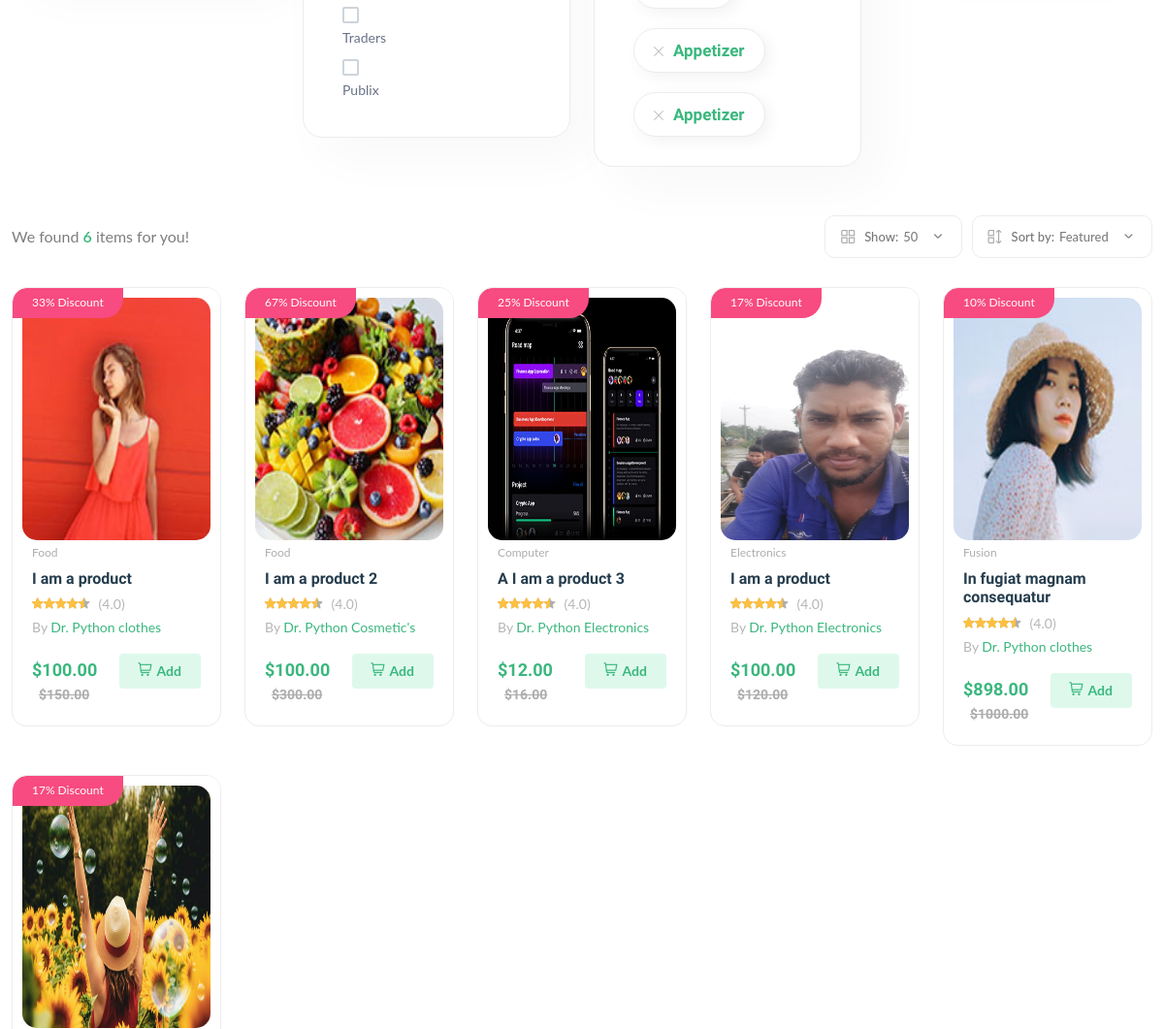
The app's page /products (middle part), older data.
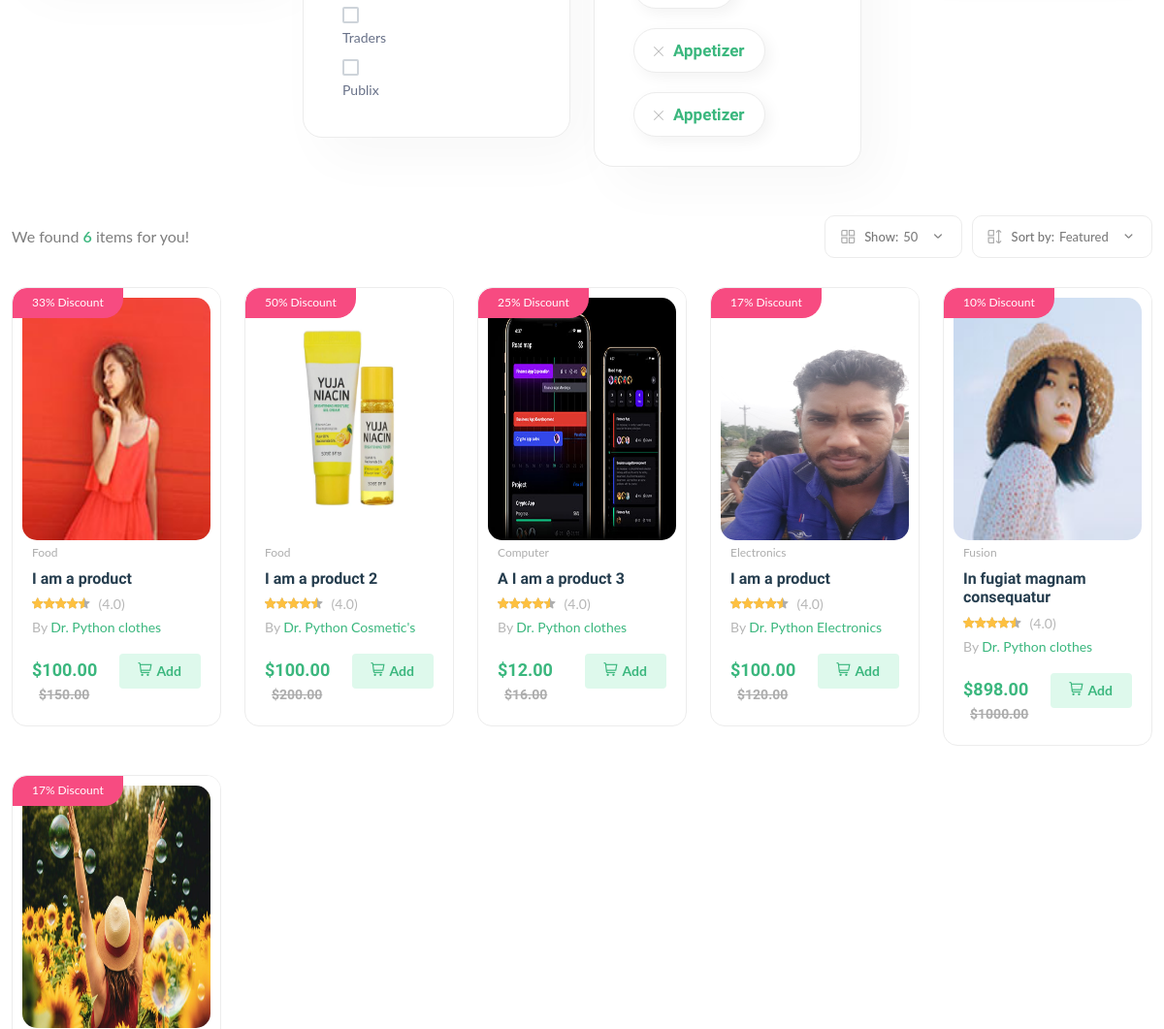
The same page, newer data.
### core/models.py (models this page shows, shortened)
class Product(models.Model):
    pid = ShortUUIDField(unique=True, length=10, max_length=20, prefix='prd', alphabet='abcdefghijklmnop1234567890')
    user = models.ForeignKey(User, on_delete=models.SET_NULL, null=True)
    vendor = models.ForeignKey(Vendor, on_delete=models.SET_NULL, null=True, related_name='vendor')
    category = models.ForeignKey(Category, on_delete=models.SET_NULL, null=True, related_name='category')
    title = models.CharField(max_length=100, default = 'I am a product')
    image = models.ImageField(upload_to=user_directory_path, default='product.jpg')
    description = RichTextUploadingField(null=True, blank=True, default='I am an ammezing product')
    price = models.DecimalField(max_digits=9999, decimal_places=2, default=100)
    old_price = models.DecimalField(max_digits=9999, decimal_places=2, default=120)
    tags = TaggableManager(blank=True)
    spacifications = RichTextUploadingField(null=True, blank=True)
    type = models.CharField(max_length=100, default = 'Organic')
    stock_count = models.CharField(max_length=100, default = '10')
    life = models.CharField(max_length=100, default = '100 Days')
    mfd = models.DateTimeField(auto_now_add=False, null=True, blank=True)
    product_status = models.CharField(choices=STATUS, max_length=20, default="in-review")
    status = models.BooleanField(default=True)
    in_stock = models.BooleanField(default=True)
    fetured = models.BooleanField(default=False)
    digital = models.BooleanField(default=False)
    sku = ShortUUIDField(unique=True, length=5, max_length=10, prefix='sku', alphabet='1234567890')
    date = models.DateTimeField(auto_now_add=True)
    updated = models.DateTimeField(null=True, blank=True)
    class Meta:
        verbose_name = 'Product'
        verbose_name_plural = 'Products'
    def get_parcentage(self):
        discount = (self.old_price-self.price)*100/self.old_price
        return discount

class Vendor(models.Model):
    vid = ShortUUIDField(unique=True, length=10, max_length=20, prefix='ven', alphabet='abcdefghijklmnop1234567890')
    title = models.CharField(max_length=100, default = 'I am a vendor')
    image = models.ImageField(upload_to=user_directory_path, default='vendor.jpg')
    description = models.TextField(null=True, blank=True, default='I am an ammezing vendor')
    user = models.ForeignKey(User, on_delete=models.SET_NULL, null=True)
    address = models.CharField(max_length=100, default='Bottrish, Kishoreganj')
    contact = models.CharField(max_length=100, default='+880 1781 355 377')
    chat_res_time = models.CharField(max_length=100, default='100')
    shipping_on_time = models.CharField(max_length=100, default='100')
    authenticate_rating = models.CharField(max_length=100, default='100')
    days_return = models.CharField(max_length=100, default='100')
    warranty_period = models.CharField(max_length=100, default='100')
    joined = models.DateField(auto_now_add=True, null= True, blank=True)
    class Meta:
        verbose_name = 'Vendor'
        verbose_name_plural = 'Vendors'
    def __str__(self):
        return self.title

class Category(models.Model):
    cid = ShortUUIDField(unique=True, length=10, max_length=20, prefix='cat', alphabet='abcdefghijklmnop1234567890')#catabc123d45e
    title = models.CharField(max_length=100)
    image = models.ImageField(upload_to='category')
    class Meta:
        verbose_name = 'Category'
        verbose_name_plural = 'Categories'
    def __str__(self):
        return self.title

### core/views.py (the view)
# urls.py: path('products', product_list_view, name='product-list'),
def product_list_view(request):
    products = Product.objects.filter(product_status= 'published', status=True)
    context = {'products': products}
    return render(request, 'core/product-list.html', context)

### core/context_processors.py (called while the page is built)
def default(request):
    categories = Category.objects.all()
    cat1 = Category.objects.all()[::2]
    cat2 = Category.objects.all()[1::2]
    return {
        'categories': categories,
        'cat1': cat1,
        'cat2': cat2,
    }

### templates/core/product-list.html (shortened to what the changed rows need)
{% extends 'core/partial/base.html' %}
{% load static %}
{% block content %}
    <main class="main">
        <div class="container mb-30 mt-30">
            <div class="row">
                <div class="col-12">
                    <div class="row product-grid">
                        {% for product in products %}
                        <div class="col-lg-1-5 col-md-4 col-12 col-sm-6">
                            <div class="product-cart-wrap mb-30">
                                <div class="product-img-action-wrap img_par">
                                    <div class="product-img product-img-zoom">
                                        <a href="{% url 'core:product-details' product.pid %}">
                                            <img class="default-img img_img" src="{{product.image.url}}" alt="" />
                                        </a>
                                    </div>
                                    <div class="product-badges product-badges-position product-badges-mrg">
                                        <span class="hot">{{ product.get_parcentage|floatformat:0 }}% Discount</span>
                                    </div>
                                </div>
                                <div class="product-content-wrap">
                                    <div class="product-category">
                                        <a href="shop-grid-right.html">{{ product.category }}</a>
                                    </div>
                                    <h2><a href="{% url 'core:product-details' product.pid %}">{{product.title}}</a></h2>
                                    <div class="product-rate-cover">
                                        <div class="product-rate d-inline-block">
                                            <div class="product-rating" style="width: 90%"></div>
                                        </div>
                                        <span class="font-small ml-5 text-muted"> (4.0)</span>
                                    </div>
                                    <div>
                                        <span class="font-small text-muted">By <a href="{% url 'core:vendor-details' product.vendor.vid %}">{{product.vendor}}</a></span>
                                    </div>
                                    <div class="product-card-bottom">
                                        <div class="product-price">
                                            <span>${{product.price}}</span>
                                            <span class="old-price">${{product.old_price}}</span>
                                        </div>
                                        <div class="add-cart">
                                            <a class="add" href="shop-cart.html"><i class="fi-rs-shopping-cart mr-5"></i>Add </a>
                                        </div>
                                    </div>
                                </div>
                            </div>
                        </div>
                        {% endfor %}
                    </div>
                </div>
            </div>
        </div>
    </main>
{% endblock content %}

Row changes from the older to the newer data that the page shows:
changed Product "I am a product 2": image: a different picture; get_parcentage "67" → "50"; old_price "300.00" → "200.00"
changed Product "A I am a product 3": vendor "Dr. Python Electronics" → "Dr. Python clothes"
